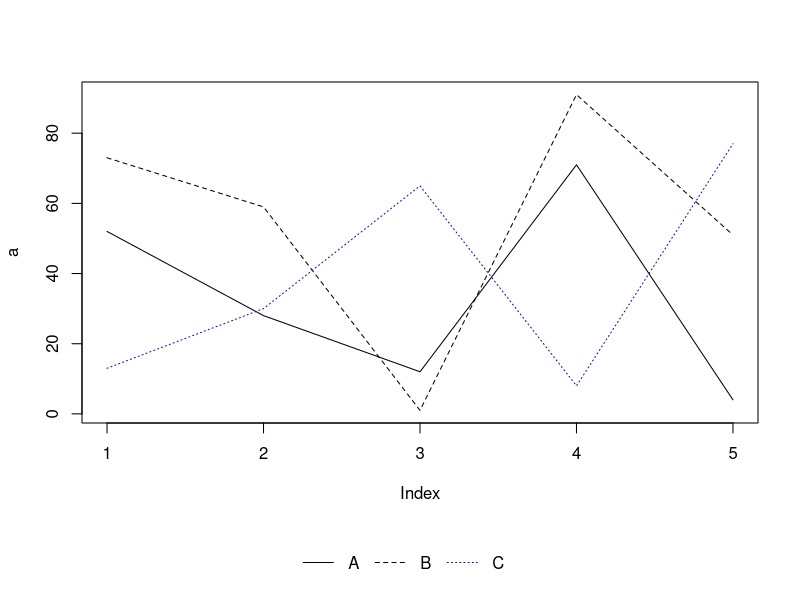

Generate this figure with R:
set.seed(121)
a=sample(1:100,5)
b=sample(1:100,5)
c=sample(1:100,5)

dev.off()

layout(rbind(1,2), heights=c(7,1))  # put legend on bottom 1/8th of the chart

plot(a,type='l',ylim=c(min(c(a,b,c)),max(c(a,b,c))))
lines(b,lty=2)
lines(c,lty=3,col='blue')

# setup for no margins on the legend
par(mar=c(0, 0, 0, 0))
# c(bottom, left, top, right)
plot.new()
legend('center','groups',c("A","B","C"), lty = c(1,2,3),
       col=c('black','black','blue'),ncol=3,bty ="n")
